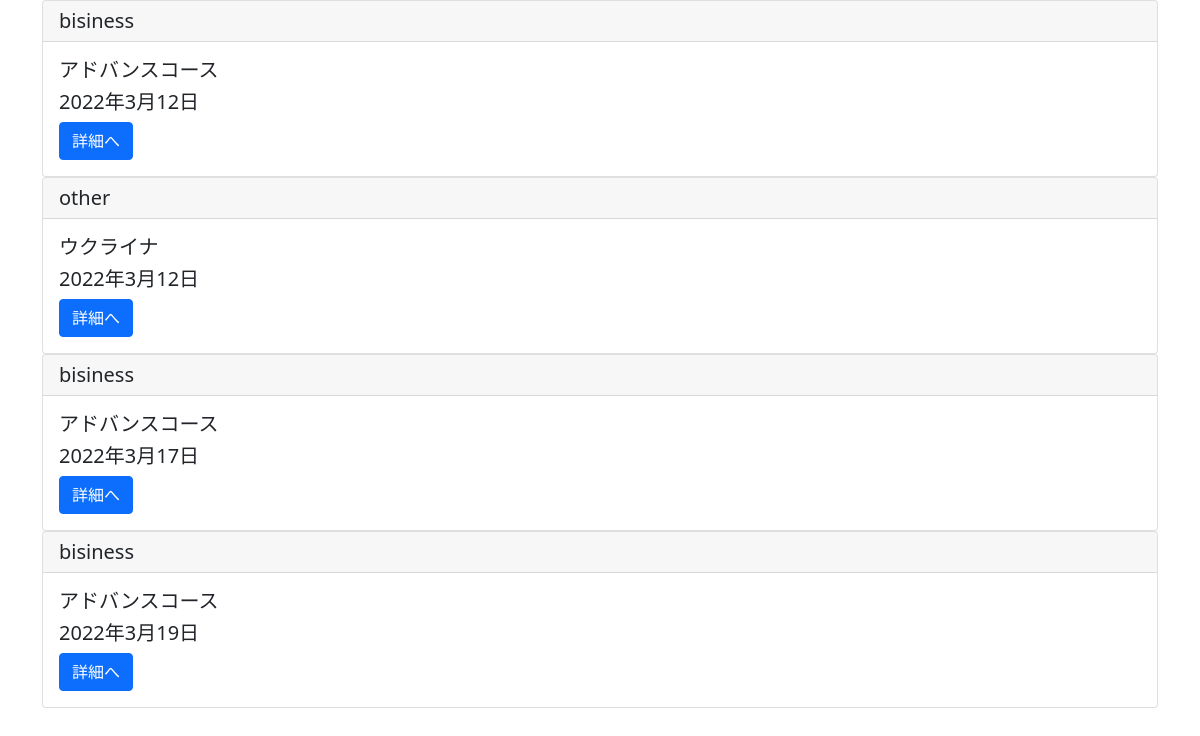
Page /list/ on the committed database.
### blogpost/models.py (models this page shows)
class BlogModel(models.Model):
    title = models.CharField(max_length=100)
    content = models.TextField()
    postdate = models.DateField(auto_now_add=True)
    category = models.CharField(max_length=50, choices=CATEGORY)

### blogpost/views.py (the view)
# urls.py: path('list/', BlogList.as_view(), name='list'),
class BlogList(ListView):
    template_name ='list.html'
    model = BlogModel

### templates/list.html (shortened to what this page needs)
{% extends 'base.html' %}
{% block content %}
<div class="container">
    {% for item in object_list %}
    <div class="card">
        <h5 class="card-header">{{ item.category }}</h5>
        <div class="card-body">
          <h5 class="card-title">{{ item.title }}</h5>
          <h5 class="card-title">{{ item.postdate }}</h5>
          <a href="" class="btn btn-primary">詳細へ</a>
        </div>
      </div>
    {% endfor %}
</div>
{% endblock content %}

### templates/base.html (shortened to what this page needs)
<!doctype html>
<html lang="en">
  <head>
    <link href="https://cdn.jsdelivr.net/npm/bootstrap@5.1.3/dist/css/bootstrap.min.css" rel="stylesheet">
  </head>
  <body>
    {% block content %}
    {% endblock content %}
  </body>
</html>

### rows in the picture
BlogModel: category "bisiness", title "アドバンスコース", postdate "2022年3月12日"
BlogModel: category "other", title "ウクライナ", postdate "2022年3月12日"
BlogModel: category "bisiness", title "アドバンスコース", postdate "2022年3月17日"
BlogModel: category "bisiness", title "アドバンスコース", postdate "2022年3月19日"
